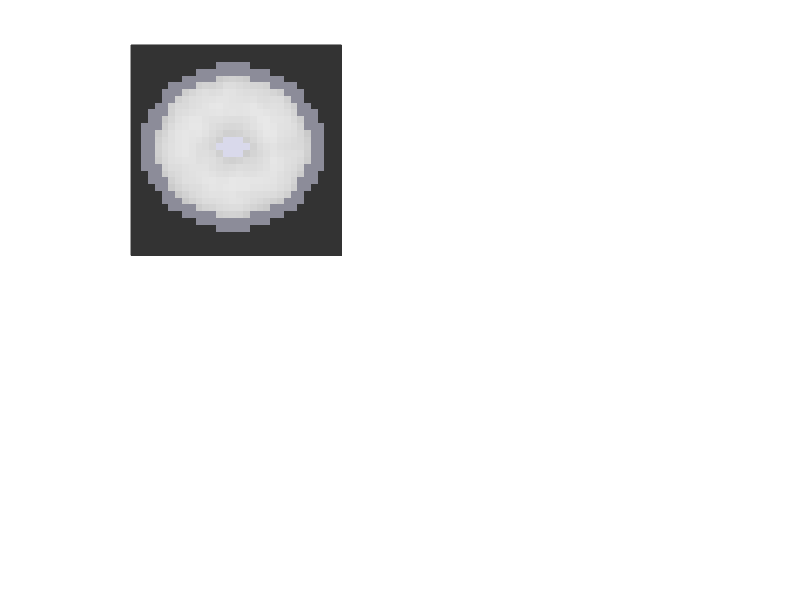

Write MATLAB code to recreate this figure. (Note: this script raises an error after producing the figure.)
function visualize_tractography_example(output_dir)
% visualize_tractography_example: Synthetic tractography workflow demonstration
%
% Creates 2x2 panel demonstration using SYNTHETIC data showing:
% 1. Seed placement in white matter (high FA region)
% 2. Tract propagation following principal directions
% 3. FA threshold termination at tissue boundary
% 4. Final complete fiber tract
%
% Features:
% - Realistic synthetic tensor field with coherent flow
% - Proper tissue segmentation (WM, GM, CSF)
% - Large grid for detailed visualization
%
% Arguments:
%   output_dir - Directory to save figures (default: 'presentation_figures')

if nargin < 1
    output_dir = 'presentation_figures';
end

if ~exist(output_dir, 'dir')
    mkdir(output_dir);
end

fprintf('=== Generating Synthetic Tractography Demonstration ===\n');

%% Parameters
grid_size = 32;  % Large grid for detailed visualization
step_size = 0.3;
fa_threshold = 0.15;
angle_threshold = 60;  % degrees

%% Generate synthetic tissue masks and tensor field
fprintf('Generating synthetic brain tissue...\n');
[fa_map, tissue_mask, directions] = generate_synthetic_brain(grid_size);

%% Find optimal seed location and generate tract
fprintf('Computing demonstration tract...\n');
[seed, tract] = compute_demo_tract(fa_map, tissue_mask, directions, ...
    step_size, fa_threshold, angle_threshold, grid_size);

fprintf('Tract length: %d points\n', size(tract, 1));

%% Create 2x2 figure
fig = figure('Position', [100, 100, 1200, 1200], 'Color', 'w');

% Define consistent styling
arrow_scale = 0.35;
seed_size = 14;
tract_width = 2.5;

%% Panel 1: Seed Placement (top-left)
subplot(2, 2, 1);
draw_base_panel(grid_size, fa_map, tissue_mask, directions, arrow_scale);
title('{\bf1. Seed Placement}', 'FontSize', 14);

% Draw seed point
plot(seed(1), seed(2), 'o', 'MarkerSize', seed_size, 'LineWidth', 3, ...
    'MarkerEdgeColor', [0.8 0 0], 'MarkerFaceColor', [1 0.3 0.3]);
text(seed(1), seed(2) - 1.2, 'SEED', 'HorizontalAlignment', 'center', ...
    'FontSize', 10, 'FontWeight', 'bold', 'Color', [0.8 0 0]);

% Add annotation
text(2, grid_size - 1, 'Place seed in WM (high FA)', ...
    'FontSize', 9, 'BackgroundColor', [1 1 1 0.8], 'EdgeColor', 'k');

%% Panel 2: Tract Propagation (top-right)
subplot(2, 2, 2);
draw_base_panel(grid_size, fa_map, tissue_mask, directions, arrow_scale);
title('{\bf2. Tract Propagation}', 'FontSize', 14);

% Show partial tract (first 50%)
n_show = max(3, round(0.5 * size(tract, 1)));
plot(tract(1:n_show, 1), tract(1:n_show, 2), '-', ...
    'Color', [0 0.4 0.8], 'LineWidth', tract_width);
plot(tract(1:n_show, 1), tract(1:n_show, 2), 'o', ...
    'MarkerSize', 6, 'LineWidth', 1.5, ...
    'MarkerEdgeColor', [0 0.3 0.7], 'MarkerFaceColor', [0.3 0.6 1]);

% Seed marker
plot(seed(1), seed(2), 'o', 'MarkerSize', seed_size, 'LineWidth', 3, ...
    'MarkerEdgeColor', [0 0.6 0], 'MarkerFaceColor', [0.3 0.8 0.3]);

% Show current direction arrow at propagation front
front_idx = n_show;
front_pos = tract(front_idx, :);
if front_idx > 1
    dir_vec = tract(front_idx, :) - tract(front_idx-1, :);
    dir_vec = dir_vec / norm(dir_vec) * 1.5;
    quiver(front_pos(1), front_pos(2), dir_vec(1), dir_vec(2), 0, ...
        'Color', [0.8 0.4 0], 'LineWidth', 2.5, 'MaxHeadSize', 1.5);
end

text(2, grid_size - 1, 'Follow principal eigenvector', ...
    'FontSize', 9, 'BackgroundColor', [1 1 1 0.8], 'EdgeColor', 'k');

%% Panel 3: FA Threshold Check (bottom-left)
subplot(2, 2, 3);
draw_base_panel(grid_size, fa_map, tissue_mask, directions, arrow_scale);
title('{\bf3. Termination Check}', 'FontSize', 14);

% Full tract
plot(tract(:, 1), tract(:, 2), '-', 'Color', [0 0.4 0.8], 'LineWidth', tract_width);

% Seed (green - start)
plot(seed(1), seed(2), 'o', 'MarkerSize', seed_size, 'LineWidth', 3, ...
    'MarkerEdgeColor', [0 0.6 0], 'MarkerFaceColor', [0.3 0.8 0.3]);

% Termination point (red X)
end_pt = tract(end, :);
plot(end_pt(1), end_pt(2), 'x', 'MarkerSize', 16, 'LineWidth', 4, ...
    'Color', [0.8 0 0]);
text(end_pt(1) + 1.5, end_pt(2), 'STOP', ...
    'FontSize', 10, 'FontWeight', 'bold', 'Color', [0.8 0 0], ...
    'BackgroundColor', [1 1 1 0.9]);

% Show FA value at termination
end_row = round(end_pt(2));
end_col = round(end_pt(1));
end_row = max(1, min(grid_size, end_row));
end_col = max(1, min(grid_size, end_col));
fa_at_end = fa_map(end_row, end_col);

text(2, grid_size - 1, sprintf('Stop when FA < %.2f', fa_threshold), ...
    'FontSize', 9, 'BackgroundColor', [1 1 1 0.8], 'EdgeColor', 'k');
text(2, grid_size - 3, sprintf('FA at end: %.2f', fa_at_end), ...
    'FontSize', 9, 'BackgroundColor', [1 0.9 0.9 0.8], 'EdgeColor', [0.8 0 0]);

%% Panel 4: Final Result (bottom-right)
subplot(2, 2, 4);
draw_base_panel(grid_size, fa_map, tissue_mask, directions, arrow_scale);
title('{\bf4. Complete Fiber Tract}', 'FontSize', 14);

% Draw tract with gradient coloring
n_pts = size(tract, 1);
colors = [linspace(0.3, 0, n_pts)', linspace(0.7, 0.3, n_pts)', linspace(0.3, 0.8, n_pts)'];
for i = 1:n_pts-1
    plot(tract(i:i+1, 1), tract(i:i+1, 2), '-', ...
        'Color', colors(i, :), 'LineWidth', tract_width + 1);
end

% Start marker (green)
plot(seed(1), seed(2), 'o', 'MarkerSize', seed_size, 'LineWidth', 3, ...
    'MarkerEdgeColor', [0 0.5 0], 'MarkerFaceColor', [0.2 0.8 0.2]);
text(seed(1), seed(2) - 1.2, 'START', 'HorizontalAlignment', 'center', ...
    'FontSize', 9, 'FontWeight', 'bold', 'Color', [0 0.5 0]);

% End marker (red)
plot(end_pt(1), end_pt(2), 'o', 'MarkerSize', seed_size, 'LineWidth', 3, ...
    'MarkerEdgeColor', [0.6 0 0], 'MarkerFaceColor', [1 0.3 0.3]);
text(end_pt(1), end_pt(2) + 1.5, 'END', 'HorizontalAlignment', 'center', ...
    'FontSize', 9, 'FontWeight', 'bold', 'Color', [0.6 0 0]);

% Statistics
text(2, grid_size - 1, sprintf('Tract length: %d steps', n_pts), ...
    'FontSize', 9, 'BackgroundColor', [1 1 1 0.8], 'EdgeColor', 'k');

%% Add legend for tissue types
annotation('textbox', [0.35, 0.02, 0.3, 0.04], ...
    'String', '\color[rgb]{0.9,0.9,0.95}■\color{black} CSF   \color[rgb]{0.6,0.6,0.65}■\color{black} GM   \color[rgb]{1,1,1}■\color{black} WM', ...
    'FontSize', 11, 'HorizontalAlignment', 'center', ...
    'EdgeColor', 'none', 'BackgroundColor', [0.95 0.95 0.95]);

%% Save figure
sgtitle('Tractography Algorithm: Step-by-Step', 'FontSize', 16, 'FontWeight', 'bold');

saveas(fig, fullfile(output_dir, 'tractography_workflow_2x2.png'));
saveas(fig, fullfile(output_dir, 'tractography_workflow_2x2.fig'));
fprintf('Saved: %s\n', fullfile(output_dir, 'tractography_workflow_2x2.png'));

% Also save high-res version
print(fig, fullfile(output_dir, 'tractography_workflow_2x2_hires.png'), '-dpng', '-r300');
fprintf('Saved high-res: %s\n', fullfile(output_dir, 'tractography_workflow_2x2_hires.png'));

close(fig);
fprintf('Tractography demonstration complete\n\n');

end


%% ========== HELPER FUNCTIONS ==========

function [fa_map, tissue_mask, directions] = generate_synthetic_brain(grid_size)
% Generate realistic synthetic brain tissue with coherent tensor field
%
% Tissue mask values:
%   0 = Background/outside brain
%   1 = CSF (cerebrospinal fluid) - very low FA
%   2 = Gray matter - low FA
%   3 = White matter - high FA with coherent directions

% Initialize
fa_map = zeros(grid_size, grid_size);
tissue_mask = zeros(grid_size, grid_size);
directions = zeros(grid_size, grid_size, 2);

center = grid_size / 2;

% Create layered structure (like a coronal slice)
for row = 1:grid_size
    for col = 1:grid_size
        % Distance from center
        dist_from_center = sqrt((row - center)^2 + (col - center)^2);

        % Elliptical brain boundary
        brain_radius_x = grid_size * 0.42;
        brain_radius_y = grid_size * 0.38;
        normalized_dist = sqrt(((row - center)/brain_radius_y)^2 + ((col - center)/brain_radius_x)^2);

        if normalized_dist > 1.0
            % Outside brain
            tissue_mask(row, col) = 0;
            fa_map(row, col) = 0;
            directions(row, col, :) = [0, 0];
        elseif normalized_dist > 0.85
            % Cortical gray matter (outer layer)
            tissue_mask(row, col) = 2;
            fa_map(row, col) = 0.08 + 0.06 * rand();
            % Random low-coherence directions in GM
            angle = 2 * pi * rand();
            directions(row, col, :) = [cos(angle), sin(angle)];
        elseif normalized_dist < 0.15
            % Central CSF (ventricles)
            tissue_mask(row, col) = 1;
            fa_map(row, col) = 0.02 + 0.03 * rand();
            directions(row, col, :) = [0, 0];
        else
            % White matter with coherent fiber bundles
            tissue_mask(row, col) = 3;

            % Create flowing direction field (like corpus callosum + corona radiata)
            % Multiple fiber populations for realism

            % Horizontal component (corpus callosum-like)
            horiz_weight = exp(-((row - center)^2) / (grid_size * 3)^2);

            % Vertical component (corona radiata-like)
            vert_weight = exp(-((col - center)^2) / (grid_size * 4)^2);

            % Curved fiber bundle (arcuate-like)
            angle_to_center = atan2(row - center, col - center);
            curve_weight = 0.3 * sin(2 * angle_to_center);

            % Combine directions with smooth transitions
            base_angle = atan2(row - center * 0.7, col - center);

            % Add controlled randomness for realism
            noise = 0.15 * randn();

            % Direction varies smoothly across the field
            if abs(row - center) < grid_size * 0.2
                % More horizontal in middle (corpus callosum region)
                dir_angle = 0.1 * (row - center) / grid_size + noise;
            else
                % More radial toward edges (corona radiata)
                dir_angle = base_angle * 0.6 + noise;
            end

            directions(row, col, :) = [cos(dir_angle), sin(dir_angle)];

            % FA varies: higher in dense WM bundles, lower near boundaries
            dist_to_gm = (0.85 - normalized_dist) / 0.7;  % 0 at GM boundary, 1 at center
            dist_to_csf = (normalized_dist - 0.15) / 0.7;  % 0 at CSF, 1 at edge

            boundary_factor = min(dist_to_gm, dist_to_csf);
            boundary_factor = max(0, min(1, boundary_factor * 2));  % Sharper transition

            base_fa = 0.45 + 0.25 * boundary_factor;
            fa_map(row, col) = base_fa + 0.08 * randn();
            fa_map(row, col) = max(0.2, min(0.85, fa_map(row, col)));
        end
    end
end

% Smooth the FA map slightly for realism
fa_map = imgaussfilt(fa_map, 0.8);

% Ensure directions are normalized
for row = 1:grid_size
    for col = 1:grid_size
        dir_vec = squeeze(directions(row, col, :));
        if norm(dir_vec) > 0.01
            directions(row, col, :) = dir_vec / norm(dir_vec);
        end
    end
end

end


function [seed, tract] = compute_demo_tract(fa_map, tissue_mask, directions, ...
    step_size, fa_threshold, angle_threshold, grid_size)
% Find optimal seed and compute demonstration tract

cos_thresh = cosd(angle_threshold);

% Find good seed location in white matter with high FA
best_seed = [];
best_tract = [];
best_length = 0;

% Try multiple seeds to find a good demonstration tract
for attempt = 1:100
    % Random seed in white matter region
    wm_indices = find(tissue_mask == 3 & fa_map > 0.4);
    if isempty(wm_indices)
        wm_indices = find(tissue_mask == 3 & fa_map > 0.25);
    end

    idx = wm_indices(randi(length(wm_indices)));
    [seed_row, seed_col] = ind2sub([grid_size, grid_size], idx);
    test_seed = [seed_col, seed_row];  % [x, y] format

    % Track from this seed
    test_tract = track_fiber(test_seed, fa_map, directions, ...
        step_size, fa_threshold, cos_thresh, grid_size);

    % Keep if longer
    if size(test_tract, 1) > best_length
        best_length = size(test_tract, 1);
        best_seed = test_seed;
        best_tract = test_tract;
    end

    % Good enough?
    if best_length >= 25
        break;
    end
end

seed = best_seed;
tract = best_tract;

if isempty(tract) || size(tract, 1) < 5
    % Fallback: create a simple curved tract for demonstration
    warning('Could not find good tract, using fallback');
    seed = [grid_size/2, grid_size/3];
    t = linspace(0, 1, 30)';
    tract = [seed(1) + 8*t - 4*t.^2, seed(2) + 15*t];
end

end


function tract = track_fiber(seed, fa_map, directions, step_size, fa_threshold, cos_thresh, grid_size)
% Simple Euler fiber tracking

max_steps = 200;
tract = zeros(max_steps, 2);
tract(1, :) = seed;
n_pts = 1;

pos = seed;
prev_dir = [0, 0];

for step = 1:max_steps
    % Get current voxel
    col = round(pos(1));
    row = round(pos(2));

    % Boundary check
    if col < 1 || col > grid_size || row < 1 || row > grid_size
        break;
    end

    % FA check
    fa_val = fa_map(row, col);
    if fa_val < fa_threshold
        break;
    end

    % Get interpolated direction
    dir_vec = interpolate_direction(pos, directions, grid_size);
    if norm(dir_vec) < 0.01
        break;
    end
    dir_vec = dir_vec / norm(dir_vec);

    % Ensure consistent direction (don't flip)
    if n_pts > 1 && dot(dir_vec, prev_dir) < 0
        dir_vec = -dir_vec;
    end

    % Angle check
    if n_pts > 1 && dot(dir_vec, prev_dir) < cos_thresh
        break;
    end

    % Take step
    new_pos = pos + step_size * dir_vec;

    % Store
    n_pts = n_pts + 1;
    tract(n_pts, :) = new_pos;

    pos = new_pos;
    prev_dir = dir_vec;
end

tract = tract(1:n_pts, :);

end


function dir_vec = interpolate_direction(pos, directions, grid_size)
% Bilinear interpolation of direction field

x = pos(1);
y = pos(2);

% Get corner indices
x0 = floor(x); x1 = x0 + 1;
y0 = floor(y); y1 = y0 + 1;

% Clamp to valid range
x0 = max(1, min(grid_size, x0));
x1 = max(1, min(grid_size, x1));
y0 = max(1, min(grid_size, y0));
y1 = max(1, min(grid_size, y1));

% Interpolation weights
wx = x - floor(x);
wy = y - floor(y);

% Get corner directions
d00 = squeeze(directions(y0, x0, :))';
d01 = squeeze(directions(y1, x0, :))';
d10 = squeeze(directions(y0, x1, :))';
d11 = squeeze(directions(y1, x1, :))';

% Handle direction ambiguity (eigenvectors can flip sign)
if dot(d01, d00) < 0, d01 = -d01; end
if dot(d10, d00) < 0, d10 = -d10; end
if dot(d11, d00) < 0, d11 = -d11; end

% Bilinear interpolation
dir_vec = (1-wx)*(1-wy)*d00 + (1-wx)*wy*d01 + wx*(1-wy)*d10 + wx*wy*d11;

end


function draw_base_panel(grid_size, fa_map, tissue_mask, directions, arrow_scale)
% Draw the base visualization panel with tissue coloring and direction arrows

hold on;
axis equal;
xlim([0.5, grid_size + 0.5]);
ylim([0.5, grid_size + 0.5]);
set(gca, 'YDir', 'reverse', 'XTick', [], 'YTick', []);
box on;

% Create RGB image based on tissue type
rgb_img = zeros(grid_size, grid_size, 3);
for row = 1:grid_size
    for col = 1:grid_size
        switch tissue_mask(row, col)
            case 0  % Background
                rgb_img(row, col, :) = [0.2, 0.2, 0.2];
            case 1  % CSF
                rgb_img(row, col, :) = [0.85, 0.85, 0.92];
            case 2  % Gray matter
                rgb_img(row, col, :) = [0.55, 0.55, 0.6];
            case 3  % White matter - shade by FA
                fa_val = fa_map(row, col);
                brightness = 0.7 + 0.3 * fa_val;
                rgb_img(row, col, :) = [brightness, brightness, brightness];
        end
    end
end

% Display tissue image
imagesc([0.5, grid_size + 0.5], [0.5, grid_size + 0.5], rgb_img);

% Draw subtle grid lines
grid_spacing = 4;  % Draw every 4th line for cleaner look
for i = 0.5:grid_spacing:(grid_size + 0.5)
    plot([0.5, grid_size + 0.5], [i, i], '-', 'Color', [0.4 0.4 0.4 0.3], 'LineWidth', 0.5);
    plot([i, i], [0.5, grid_size + 0.5], '-', 'Color', [0.4 0.4 0.4 0.3], 'LineWidth', 0.5);
end

% Draw direction arrows (subsampled for clarity)
arrow_spacing = 2;
for row = 2:arrow_spacing:grid_size-1
    for col = 2:arrow_spacing:grid_size-1
        % Only show arrows in white matter
        if tissue_mask(row, col) == 3 && fa_map(row, col) > 0.2
            dir_vec = squeeze(directions(row, col, :));
            if norm(dir_vec) > 0.01
                dir_vec = dir_vec / norm(dir_vec) * arrow_scale;

                % Color by FA value
                fa_val = fa_map(row, col);
                arrow_color = [0.2, 0.5 + 0.3*fa_val, 0.2];

                quiver(col, row, dir_vec(1), dir_vec(2), 0, ...
                    'Color', arrow_color, 'LineWidth', 1, ...
                    'MaxHeadSize', 0.8, 'AutoScale', 'off');
            end
        end
    end
end

end
